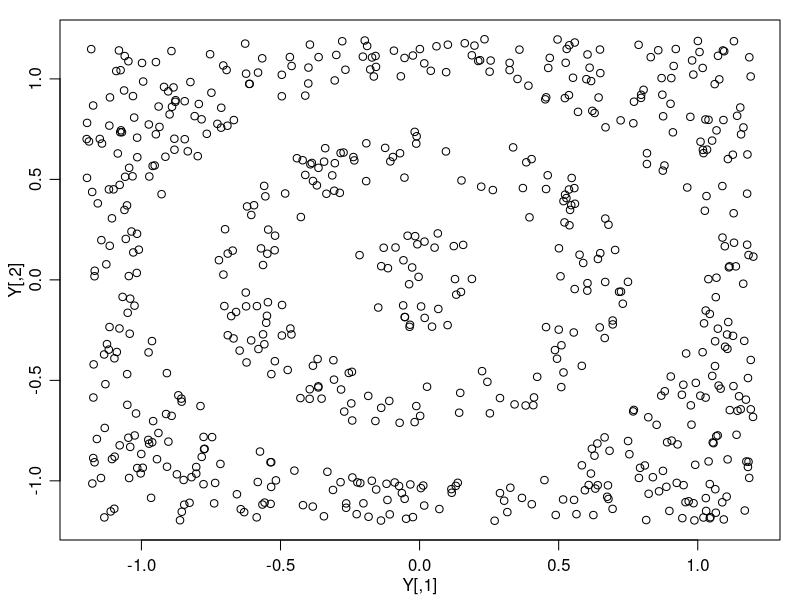
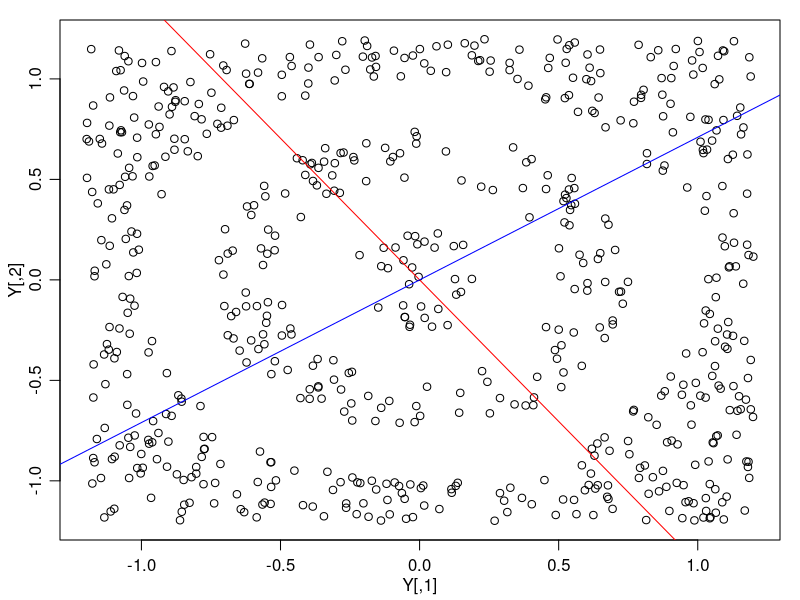
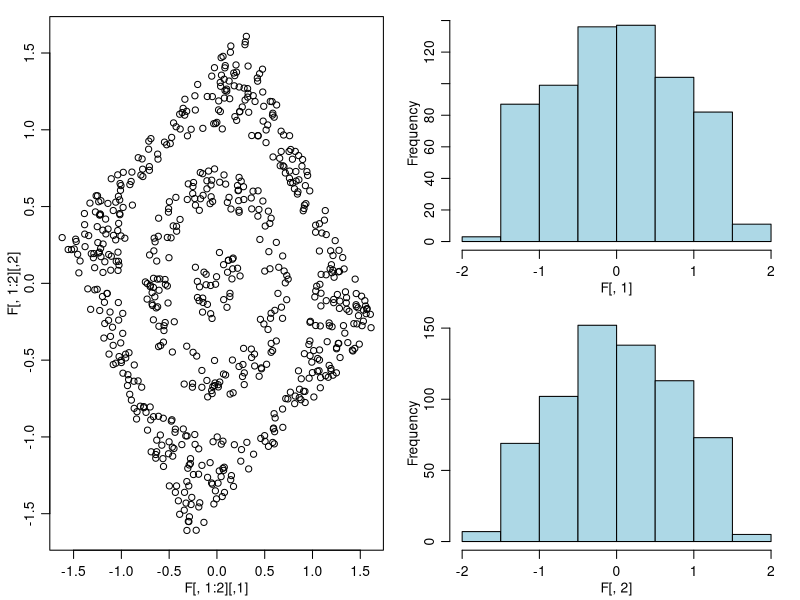
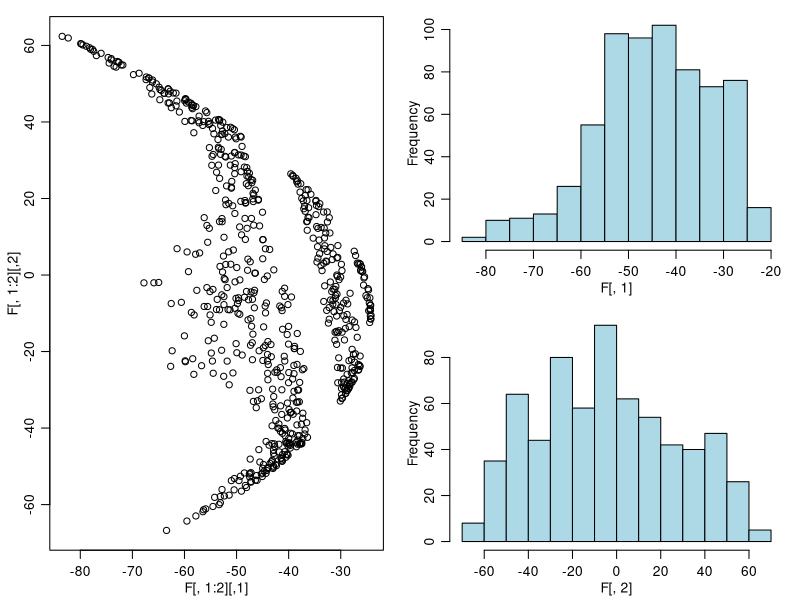
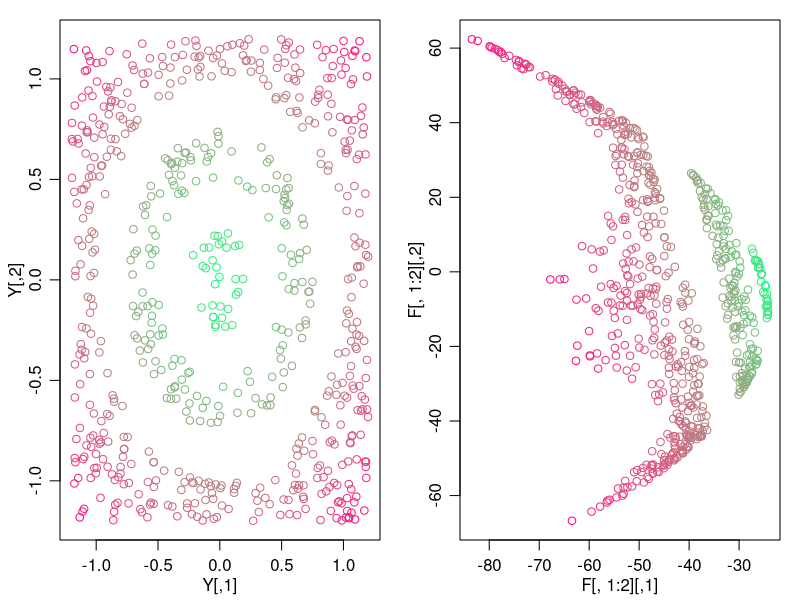

Here is the R script that generated these plots, in order:
## ---- chunk 1
set.seed(1)
n <- 1000
Y <- matrix(runif(n*2,-1.2,1.2),n,2)
r <- sqrt(apply(Y^2,1,sum))
Y <- Y[  r<.25 | (r>.5 & r<.75) | r>1  ,]
r <- sqrt(apply(Y^2,1,sum))

r <- sqrt(apply(Y^2,1,sum))
clr <- rgb( (r/max(r))^.7,(1-r/max(r))^.7,.5)
par(mar=c(3,3,1,1),mgp=c(1.75,.75,0))
#plot(Y,col=clr)
plot(Y)
## ---- chunk 2
par(mar=c(3,3,1,1),mgp=c(1.75,.75,0))
plot(Y)
#plot(Y,col=clr)
sY <- svd(Y)
V <- sY$v
abline(0,V[2,1]/V[1,1],col="red")
abline(0,V[2,2]/V[1,2],col="blue")
## ---- chunk 3
sY <- svd(Y)
F <- sY$u%*%diag(sY$d)

par(mar=c(3,3,1,1),mgp=c(1.75,.75,0))
layout(matrix(c(1,1,2,3),2,2))
plot(F[,1:2])

hist(F[,1],main="",col="lightblue")
hist(F[,2],main="",col="lightblue")
## ---- chunk 4
K <- (tcrossprod(Y) + 1)^2

sK <- svd(K)
F <- sK$u%*%diag(sK$d)

layout(matrix(c(1,1,2,3),2,2))
plot(F[,1:2])

hist(F[,1],main="",col="lightblue")
hist(F[,2],main="",col="lightblue")
## ---- chunk 5
par(mfrow=c(1,2),mar=c(3,3,1,1),mgp=c(1.75,.75,0))
plot(Y,col=clr)
plot(F[,1:2],col=clr)
